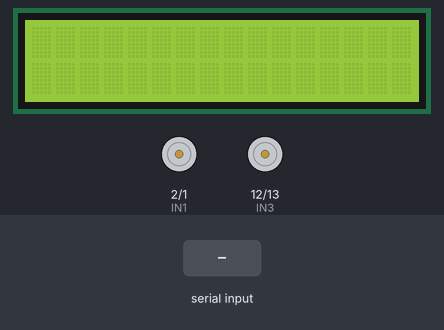
The sketch below on a simulated Arduino Uno, built with avr-gcc and run on an emulated ATmega328P. On the bench: 16×2 character LCD, motor-driver pin pairs drawn as motors (green arrow = first pin HIGH = forward, orange = second pin HIGH = backward, longer = more drive, scaled by the enable pin). Inputs (shaded band) come from the test bench.

Above: at 1.2 s.
1.3 s: "8" received over the second serial link
At 2.3 s:
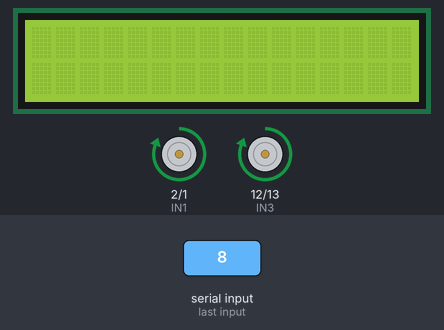
2.8 s: "2" received over the second serial link
At 3.5 s:
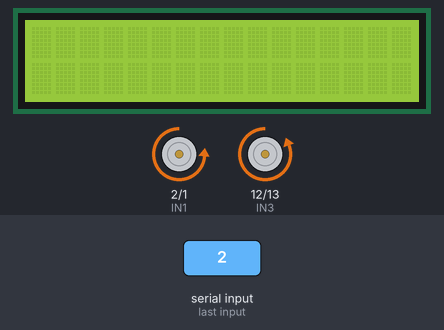
4.3 s: "4" received over the second serial link
At 4.6 s:
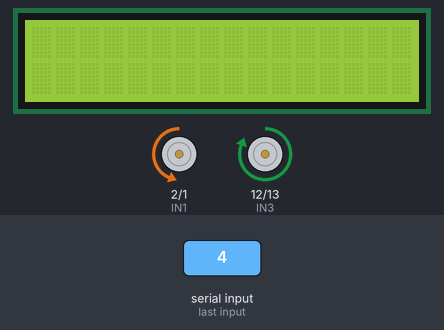
5.8 s: "6" received over the second serial link
At 7.0 s:
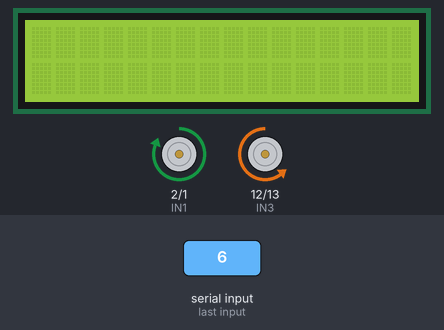
7.3 s: "5" received over the second serial link
At 8.1 s:
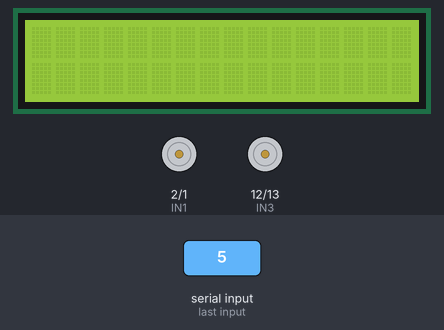
8.8 s: "8" received over the second serial link
At 9.3 s:
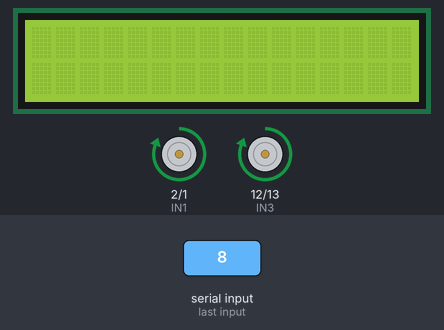
Timing chart, 0 to 11.3 s (numbered marks = the images above; inputs shaded):
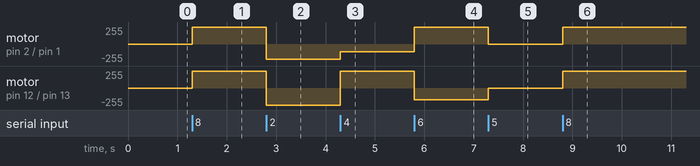

The sketch:

Bluetooth_Control.ino
```cpp
//LCD setup: RS, E, D4, D5, D6, D7
#include <LiquidCrystal.h>
LiquidCrystal lcd(8, 9, 4, 5, 6, 7);
#include <math.h>
#include <SoftwareSerial.h>

// Motor A pins
const int IN1 = 2;
const int IN2 = 1;
const int ENA = 3;

// Motor B pins
const int IN3 = 12;
const int IN4 = 13;
const int ENB = 11;

//motor calibration
const float _OFFSETA = 1;
const float _OFFSETB = 0.9;

//Encoder Pins
const int EN1 = A3;
const int EN2 = A4;

//IR sensor Pins

//constants
const int _TIME = 350;    //Oversteer correction time
const int _SPEED = 255;   //Oversteer correction speed
const int _FSpeed = 255;  //Forward speed
const int _TSpeed = 255;  //Turning speed
SoftwareSerial BT(A1,A2);//TX RX

void setup() {
//LCD setup
  //Serial.begin(9600);
  BT.begin(9600);
  lcd.begin(16,2);
//Pin Modes
  pinMode(IN1, OUTPUT);
  pinMode(IN2, OUTPUT);
  pinMode(ENA, OUTPUT);

  pinMode(IN3, OUTPUT);
  pinMode(IN4, OUTPUT);
  pinMode(ENB, OUTPUT);

  pinMode(EN1, INPUT);
  pinMode(EN2, INPUT);

  //pinMode(1, OUTPUT);
  //pinMode(0, INPUT);
}
// Raw instructions
void motorA_F(int x) {
  digitalWrite(IN1, HIGH);
  digitalWrite(IN2, LOW);
  analogWrite(ENA,x*_OFFSETA);
}
void  motorA_B(int x) {
  digitalWrite(IN1, LOW);
  digitalWrite(IN2, HIGH);
  analogWrite(ENA,x*_OFFSETB);
}
void motorA_S() {
  digitalWrite(IN1, LOW);
  digitalWrite(IN2, LOW);
}
void motorB_F(int x) {
  digitalWrite(IN3, HIGH);
  digitalWrite(IN4, LOW);
  analogWrite(ENB,x);
}

void motorB_B(int x) {
  digitalWrite(IN3, LOW);
  digitalWrite(IN4, HIGH);
  analogWrite(ENB,x);
}
void motorB_S() {
  digitalWrite(IN3, LOW);
  digitalWrite(IN4, LOW);
}
//Directional instructions
void FWD(int x, int y)
{
  if (y==1){
  motorA_F(255);
  motorB_F(255);
  delay(10);
  }
  motorA_F(x);
  motorB_F(x);
}

void BWD(int x, int y)
{
 if (y==1){
 motorA_B(255);
 motorB_B(255);
 delay(10);
 }
 motorA_B(x);
 motorB_B(x);
}

void LT(int x)
{
  //motorB_F(255);
  //delay(10);
  motorB_F(x);
  motorA_S();
}

void RT(int x)
{
  //motorA_F(255);
  //delay(10);
  motorB_S();
  motorA_F(x);
}

void RS(int x)
{
  //motorA_F(255);
 // motorB_B(255);
 // delay(10);
  motorA_F(x);
  motorB_B(x*0.7);
}

void LS(int x)
{
 // motorA_B(255);
 // motorB_F(255);
  //delay(10);
  motorA_B(x*0.5);
  motorB_F(x);//0.4

}

void STOP(int x)
{
  motorA_S();
  motorB_S();
  delay(x);
}
//Main Function
void loop() {
char c;
if(BT.available()){
c=BT.read();
  if(c=='8'){
    FWD(255,1);
  }
  else if(c=='2'){BWD(255,0);
  }
  else if(c=='4'){LS(255);
  }
  else if (c=='6'){RS(255);
  }
  else if (c=='5'){STOP(10);
  }
}
}
```

Measured:
- after the input at 1.3 s, motor on pin 2 (IN1) / pin 1 (IN2), motor on pin 12 (IN3) / pin 13 (IN4): stopped → forward 255/255 at once
- after the input at 2.8 s, motor on pin 2 (IN1) / pin 1 (IN2): forward 255/255 → backward 229/255 at once; motor on pin 12 (IN3) / pin 13 (IN4): forward 255/255 → backward 255/255 at once
- after the input at 4.3 s, motor on pin 2 (IN1) / pin 1 (IN2): backward 229/255 → backward 114/255 at once; motor on pin 12 (IN3) / pin 13 (IN4): backward 255/255 → forward 255/255 at once
- after the input at 5.8 s, motor on pin 2 (IN1) / pin 1 (IN2): backward 114/255 → forward 255/255 at once; motor on pin 12 (IN3) / pin 13 (IN4): forward 255/255 → backward 178/255 at once
- after the input at 7.3 s, motor on pin 2 (IN1) / pin 1 (IN2): forward 255/255 → stopped at once; motor on pin 12 (IN3) / pin 13 (IN4): backward 178/255 → stopped at once
- after the input at 8.8 s, motor on pin 2 (IN1) / pin 1 (IN2), motor on pin 12 (IN3) / pin 13 (IN4): stopped → forward 255/255 at once
